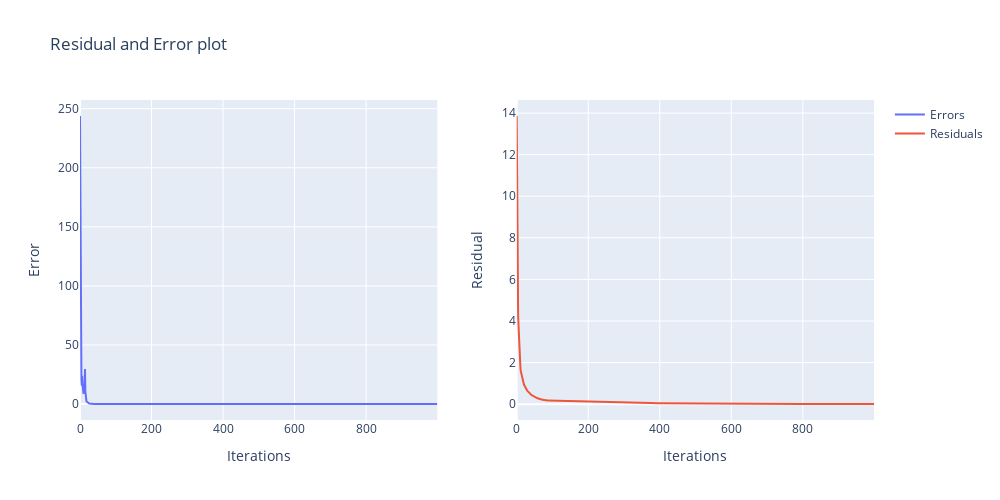

Write notebook code for a chart like this one.
### Code cell
test_bfgs(RM_1, RV_1, method='O', verbose=False)

### Figure 1 — Plotly figure (JSON) as saved in the notebook; plotly's stock layout.template omitted (floating-point values rounded to 4 significant figures; data arrays with more than 128 entries replaced by an {"elided": "..."} marker saying what was removed)
{"data": [{"name": "Errors", "type": "scatter", "x": {"elided": "1000 int values"}, "xaxis": "x", "y": {"elided": "1000 float values"}, "yaxis": "y"}, {"name": "Residuals", "type": "scatter", "x": {"elided": "1000 int values"}, "xaxis": "x2", "y": {"elided": "1000 float values"}, "yaxis": "y2"}], "layout": {"height": 500, "title": {"text": "Residual and Error plot"}, "width": 1000, "xaxis": {"anchor": "y", "autorange": true, "domain": [0, 0.45], "range": [0, 999], "title": {"text": "Iterations"}, "type": "linear"}, "xaxis2": {"anchor": "y2", "autorange": true, "domain": [0.55, 1], "range": [0, 999], "title": {"text": "Iterations"}, "type": "linear"}, "yaxis": {"anchor": "x", "autorange": true, "domain": [0, 1], "range": [-13.55, 257.4], "title": {"text": "Error"}, "type": "linear"}, "yaxis2": {"anchor": "x2", "autorange": true, "domain": [0, 1], "range": [-0.7627, 14.63], "title": {"text": "Residual"}, "type": "linear"}}}
